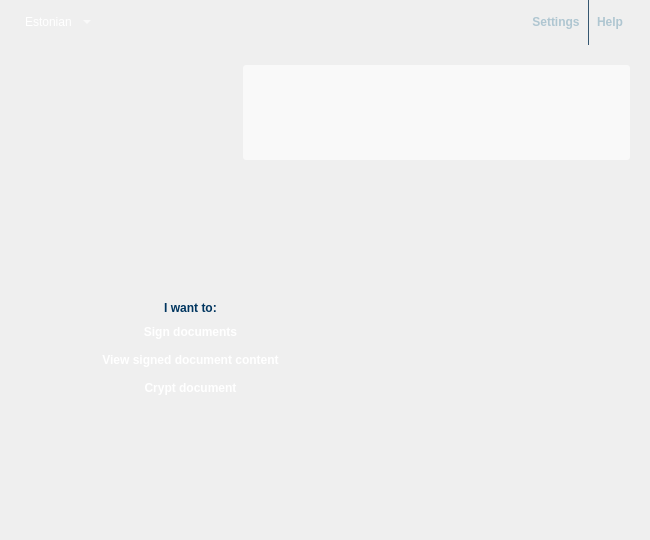
<?xml version="1.0" encoding="UTF-8"?>
<ui version="4.0">
 <class>MainWindow</class>
 <widget class="QWidget" name="MainWindow">
  <property name="geometry">
   <rect>
    <x>0</x>
    <y>0</y>
    <width>650</width>
    <height>540</height>
   </rect>
  </property>
  <property name="sizePolicy">
   <sizepolicy hsizetype="Fixed" vsizetype="Fixed">
    <horstretch>0</horstretch>
    <verstretch>0</verstretch>
   </sizepolicy>
  </property>
  <property name="minimumSize">
   <size>
    <width>650</width>
    <height>540</height>
   </size>
  </property>
  <property name="maximumSize">
   <size>
    <width>650</width>
    <height>540</height>
   </size>
  </property>
  <property name="acceptDrops">
   <bool>true</bool>
  </property>
  <property name="windowTitle">
   <string>DigiDoc client</string>
  </property>
  <property name="windowIcon">
   <iconset resource="../rc/qdigidocclient.qrc">
    <normaloff>:/images/digidoc_icon_48x48.png</normaloff>:/images/digidoc_icon_48x48.png</iconset>
  </property>
  <property name="styleSheet">
   <string notr="true">/* fonts */
QWidget
{ color: #355670; }
QPushButton, #languages
{ color: white; }
#homeButtonLabel,
#viewContentLabel, #viewSignaturesLabel,
#signContentLabel, #signSigner, #signSignerLabel
{ color: rgba(0, 53, 95, 255); }
#settings, #help
{ color: #afc6d1; }

/* backgrounds */
#languages, #settings, #help, #headerLine,
#home, #intro, #sign, #view,
#signContentView, #viewContentView,
#viewSignatures, #viewSignaturesScroll
{ background-color: transparent; }

/* widgets */
QPushButton
{
background-color: qlineargradient(x1: 0, y1: 0, x2: 0, y2: 1,
 stop: 0 rgba(64, 106, 158, 255), stop: 0.75 rgba(0, 53, 95, 255));
border: 0px;
border-radius: 2px;
padding: 4px 7px;
}
QComboBox
{ border: 0px; }

QPushButton:hover
{}
/* customization */
#background
{ background-image: url(&quot;:/images/background.png&quot;); }
#languages::down-arrow
{ image: url(&quot;:/images/images/languages_button.png&quot;); }
#info
{
border-radius: 3px;
background-color: rgba( 255, 255, 255, 153 );
padding: 10px;
}</string>
  </property>
  <layout class="QVBoxLayout" name="MainLayout">
   <property name="spacing">
    <number>0</number>
   </property>
   <property name="margin">
    <number>0</number>
   </property>
   <item>
    <widget class="QFrame" name="background">
     <layout class="QVBoxLayout" name="backgroundLayout">
      <property name="spacing">
       <number>0</number>
      </property>
      <property name="leftMargin">
       <number>20</number>
      </property>
      <property name="topMargin">
       <number>0</number>
      </property>
      <property name="rightMargin">
       <number>20</number>
      </property>
      <property name="bottomMargin">
       <number>20</number>
      </property>
      <item>
       <layout class="QHBoxLayout" name="headerLayout">
        <item>
         <widget class="QComboBox" name="languages">
          <property name="sizeAdjustPolicy">
           <enum>QComboBox::AdjustToContents</enum>
          </property>
          <item>
           <property name="text">
            <string>Estonian</string>
           </property>
          </item>
          <item>
           <property name="text">
            <string>English</string>
           </property>
          </item>
          <item>
           <property name="text">
            <string>Russian</string>
           </property>
          </item>
          <item>
           <property name="text">
            <string>German</string>
           </property>
          </item>
          <item>
           <property name="text">
            <string>Latvian</string>
           </property>
          </item>
          <item>
           <property name="text">
            <string>Lithuanian</string>
           </property>
          </item>
         </widget>
        </item>
        <item>
         <spacer name="headerFrameSpacer">
          <property name="orientation">
           <enum>Qt::Horizontal</enum>
          </property>
          <property name="sizeHint" stdset="0">
           <size>
            <width>0</width>
            <height>45</height>
           </size>
          </property>
         </spacer>
        </item>
        <item>
         <widget class="QPushButton" name="settings">
          <property name="font">
           <font>
            <weight>75</weight>
            <bold>true</bold>
           </font>
          </property>
          <property name="text">
           <string>Settings</string>
          </property>
          <property name="flat">
           <bool>true</bool>
          </property>
         </widget>
        </item>
        <item>
         <widget class="Line" name="headerLine">
          <property name="frameShadow">
           <enum>QFrame::Plain</enum>
          </property>
          <property name="orientation">
           <enum>Qt::Vertical</enum>
          </property>
         </widget>
        </item>
        <item>
         <widget class="QPushButton" name="help">
          <property name="font">
           <font>
            <weight>75</weight>
            <bold>true</bold>
           </font>
          </property>
          <property name="text">
           <string>Help</string>
          </property>
          <property name="flat">
           <bool>true</bool>
          </property>
         </widget>
        </item>
       </layout>
      </item>
      <item>
       <layout class="QHBoxLayout" name="infoLayout">
        <property name="topMargin">
         <number>20</number>
        </property>
        <property name="bottomMargin">
         <number>20</number>
        </property>
        <item>
         <spacer name="infoSpacer">
          <property name="orientation">
           <enum>Qt::Horizontal</enum>
          </property>
          <property name="sizeHint" stdset="0">
           <size>
            <width>0</width>
            <height>0</height>
           </size>
          </property>
         </spacer>
        </item>
        <item>
         <widget class="QLabel" name="info">
          <property name="minimumSize">
           <size>
            <width>387</width>
            <height>95</height>
           </size>
          </property>
          <property name="maximumSize">
           <size>
            <width>387</width>
            <height>95</height>
           </size>
          </property>
          <property name="font">
           <font>
            <weight>75</weight>
            <bold>true</bold>
           </font>
          </property>
         </widget>
        </item>
       </layout>
      </item>
      <item>
       <widget class="QStackedWidget" name="stack">
        <property name="currentIndex">
         <number>0</number>
        </property>
        <widget class="QWidget" name="home">
         <layout class="QVBoxLayout" name="homeLayout">
          <property name="leftMargin">
           <number>75</number>
          </property>
          <property name="topMargin">
           <number>0</number>
          </property>
          <property name="rightMargin">
           <number>75</number>
          </property>
          <property name="bottomMargin">
           <number>0</number>
          </property>
          <item>
           <spacer name="homeBottomlSpacer">
            <property name="orientation">
             <enum>Qt::Vertical</enum>
            </property>
            <property name="sizeHint" stdset="0">
             <size>
              <width>0</width>
              <height>0</height>
             </size>
            </property>
           </spacer>
          </item>
          <item>
           <layout class="QGridLayout" name="homeButtonLayout">
            <item row="0" column="0">
             <widget class="QLabel" name="homeButtonLabel">
              <property name="styleSheet">
               <string notr="true">font-weight: bold;</string>
              </property>
              <property name="text">
               <string>I want to:</string>
              </property>
              <property name="alignment">
               <set>Qt::AlignCenter</set>
              </property>
             </widget>
            </item>
            <item row="0" column="1">
             <spacer name="homeButtonSpacer">
              <property name="orientation">
               <enum>Qt::Horizontal</enum>
              </property>
              <property name="sizeHint" stdset="0">
               <size>
                <width>0</width>
                <height>0</height>
               </size>
              </property>
             </spacer>
            </item>
            <item row="1" column="0">
             <widget class="QPushButton" name="homeSign">
              <property name="font">
               <font>
                <weight>75</weight>
                <bold>true</bold>
               </font>
              </property>
              <property name="text">
               <string>Sign documents</string>
              </property>
             </widget>
            </item>
            <item row="2" column="0">
             <widget class="QPushButton" name="homeView">
              <property name="font">
               <font>
                <weight>75</weight>
                <bold>true</bold>
               </font>
              </property>
              <property name="text">
               <string>View signed document content</string>
              </property>
             </widget>
            </item>
            <item row="3" column="0">
             <widget class="QPushButton" name="homeCrypt">
              <property name="font">
               <font>
                <weight>75</weight>
                <bold>true</bold>
               </font>
              </property>
              <property name="text">
               <string>Crypt document</string>
              </property>
             </widget>
            </item>
           </layout>
          </item>
          <item>
           <spacer name="homeTopSpacer">
            <property name="orientation">
             <enum>Qt::Vertical</enum>
            </property>
            <property name="sizeHint" stdset="0">
             <size>
              <width>0</width>
              <height>0</height>
             </size>
            </property>
           </spacer>
          </item>
         </layout>
        </widget>
        <widget class="QWidget" name="intro">
         <layout class="QVBoxLayout" name="introLayout">
          <property name="margin">
           <number>0</number>
          </property>
          <item>
           <widget class="QLabel" name="introContent">
            <property name="text">
             <string>&lt;!DOCTYPE HTML PUBLIC &quot;-//W3C//DTD HTML 4.0//EN&quot; &quot;http://www.w3.org/TR/REC-html40/strict.dtd&quot;&gt;
&lt;html&gt;&lt;head&gt;&lt;meta name=&quot;qrichtext&quot; content=&quot;1&quot; /&gt;&lt;style type=&quot;text/css&quot;&gt;
p, li { white-space: pre-wrap; }
&lt;/style&gt;&lt;/head&gt;&lt;body style=&quot; font-family:'Arial Baltic'; font-weight:400; font-style:normal;&quot;&gt;
&lt;p style=&quot; margin-top:0px; margin-bottom:0px; margin-left:0px; margin-right:0px; -qt-block-indent:0; text-indent:0px;&quot;&gt;Dokumendi allakirjutamine.&lt;/p&gt;
&lt;p style=&quot;-qt-paragraph-type:empty; margin-top:0px; margin-bottom:0px; margin-left:0px; margin-right:0px; -qt-block-indent:0; text-indent:0px;&quot;&gt;&lt;/p&gt;
&lt;p style=&quot; margin-top:0px; margin-bottom:0px; margin-left:0px; margin-right:0px; -qt-block-indent:0; text-indent:0px;&quot;&gt;Digitaalallkiri on samaväärne füüsilise allkirjaga. Digitaalallkirja andmiseks on vajalik ID-kaart, millel on kehtiv ja kasutatav allkirja sertifikaat.&lt;/p&gt;
&lt;p style=&quot;-qt-paragraph-type:empty; margin-top:0px; margin-bottom:0px; margin-left:0px; margin-right:0px; -qt-block-indent:0; text-indent:0px;&quot;&gt;&lt;/p&gt;
&lt;p style=&quot; margin-top:0px; margin-bottom:0px; margin-left:0px; margin-right:0px; -qt-block-indent:0; text-indent:0px;&quot;&gt;Dokumendi allakirjutamisel on vajalik PIN2 kood.&lt;/p&gt;
&lt;p style=&quot;-qt-paragraph-type:empty; margin-top:0px; margin-bottom:0px; margin-left:0px; margin-right:0px; -qt-block-indent:0; text-indent:0px;&quot;&gt;&lt;/p&gt;
&lt;p style=&quot; margin-top:0px; margin-bottom:0px; margin-left:0px; margin-right:0px; -qt-block-indent:0; text-indent:0px;&quot;&gt;Digitaalallkirja andmiseks on vajalik interneti ühendus.&lt;/p&gt;&lt;/body&gt;&lt;/html&gt;</string>
            </property>
            <property name="wordWrap">
             <bool>true</bool>
            </property>
           </widget>
          </item>
          <item>
           <spacer name="introSpacer">
            <property name="orientation">
             <enum>Qt::Vertical</enum>
            </property>
            <property name="sizeHint" stdset="0">
             <size>
              <width>0</width>
              <height>0</height>
             </size>
            </property>
           </spacer>
          </item>
          <item>
           <layout class="QHBoxLayout" name="introButtonLayout">
            <item>
             <widget class="QCheckBox" name="introCheck">
              <property name="text">
               <string>Skip this intro</string>
              </property>
             </widget>
            </item>
            <item>
             <spacer name="introButtonSpacer">
              <property name="orientation">
               <enum>Qt::Horizontal</enum>
              </property>
              <property name="sizeHint" stdset="0">
               <size>
                <width>0</width>
                <height>0</height>
               </size>
              </property>
             </spacer>
            </item>
            <item>
             <widget class="QPushButton" name="introBack">
              <property name="text">
               <string>Cancel</string>
              </property>
             </widget>
            </item>
            <item>
             <widget class="QPushButton" name="introNext">
              <property name="text">
               <string>Next</string>
              </property>
             </widget>
            </item>
           </layout>
          </item>
         </layout>
        </widget>
        <widget class="QWidget" name="sign">
         <layout class="QGridLayout" name="signLayout">
          <property name="margin">
           <number>0</number>
          </property>
          <item row="0" column="0">
           <layout class="QHBoxLayout" name="signContentButtonsLayout">
            <item>
             <widget class="QPushButton" name="signAddFile">
              <property name="text">
               <string>Add file</string>
              </property>
             </widget>
            </item>
            <item>
             <widget class="QPushButton" name="signSaveAs">
              <property name="text">
               <string>Save files to disk</string>
              </property>
             </widget>
            </item>
            <item>
             <widget class="QPushButton" name="signRemoveFile">
              <property name="text">
               <string>Remove checked files</string>
              </property>
             </widget>
            </item>
            <item>
             <spacer name="signDocsSpacer">
              <property name="orientation">
               <enum>Qt::Horizontal</enum>
              </property>
              <property name="sizeHint" stdset="0">
               <size>
                <width>0</width>
                <height>0</height>
               </size>
              </property>
             </spacer>
            </item>
           </layout>
          </item>
          <item row="0" column="1">
           <widget class="QLabel" name="signSignerLabel">
            <property name="font">
             <font>
              <weight>75</weight>
              <bold>true</bold>
             </font>
            </property>
            <property name="text">
             <string>Signature</string>
            </property>
           </widget>
          </item>
          <item row="1" column="0">
           <widget class="QLabel" name="signContentLabel">
            <property name="font">
             <font>
              <weight>75</weight>
              <bold>true</bold>
             </font>
            </property>
            <property name="text">
             <string>Container content:</string>
            </property>
            <property name="alignment">
             <set>Qt::AlignCenter</set>
            </property>
           </widget>
          </item>
          <item row="1" column="1">
           <widget class="QLabel" name="signSigner">
            <property name="styleSheet">
             <string notr="true">font-weight: bold;</string>
            </property>
           </widget>
          </item>
          <item row="2" column="0">
           <widget class="QTreeWidget" name="signContentView">
            <property name="frameShape">
             <enum>QFrame::NoFrame</enum>
            </property>
            <property name="horizontalScrollBarPolicy">
             <enum>Qt::ScrollBarAlwaysOff</enum>
            </property>
            <property name="rootIsDecorated">
             <bool>false</bool>
            </property>
            <property name="headerHidden">
             <bool>true</bool>
            </property>
            <property name="columnCount">
             <number>2</number>
            </property>
            <column>
             <property name="text">
              <string>Filename</string>
             </property>
            </column>
            <column>
             <property name="text">
              <string>Size</string>
             </property>
            </column>
           </widget>
          </item>
          <item row="2" column="1">
           <layout class="QGridLayout" name="signSignerLayout">
            <item row="0" column="0">
             <widget class="QLabel" name="signRoleLabel">
              <property name="font">
               <font>
                <weight>75</weight>
                <bold>true</bold>
               </font>
              </property>
              <property name="text">
               <string>Role</string>
              </property>
             </widget>
            </item>
            <item row="0" column="1">
             <widget class="QLineEdit" name="signRoleInput"/>
            </item>
            <item row="1" column="0">
             <widget class="QLabel" name="signResolutionLabel">
              <property name="font">
               <font>
                <weight>75</weight>
                <bold>true</bold>
               </font>
              </property>
              <property name="text">
               <string>Resolution</string>
              </property>
             </widget>
            </item>
            <item row="1" column="1">
             <widget class="QLineEdit" name="signResolutionInput"/>
            </item>
            <item row="2" column="0">
             <widget class="QLabel" name="signLocationLabel">
              <property name="font">
               <font>
                <weight>75</weight>
                <bold>true</bold>
               </font>
              </property>
              <property name="text">
               <string>Location</string>
              </property>
             </widget>
            </item>
            <item row="3" column="0">
             <widget class="QLabel" name="signCityLabel">
              <property name="font">
               <font>
                <weight>75</weight>
                <bold>true</bold>
               </font>
              </property>
              <property name="text">
               <string>City</string>
              </property>
             </widget>
            </item>
            <item row="3" column="1">
             <widget class="QLineEdit" name="signCityInput"/>
            </item>
            <item row="4" column="0">
             <widget class="QLabel" name="signStateLabel">
              <property name="font">
               <font>
                <weight>75</weight>
                <bold>true</bold>
               </font>
              </property>
              <property name="text">
               <string>State</string>
              </property>
             </widget>
            </item>
            <item row="4" column="1">
             <widget class="QLineEdit" name="signStateInput"/>
            </item>
            <item row="5" column="0">
             <widget class="QLabel" name="signCountryLabel">
              <property name="font">
               <font>
                <weight>75</weight>
                <bold>true</bold>
               </font>
              </property>
              <property name="text">
               <string>Country</string>
              </property>
             </widget>
            </item>
            <item row="5" column="1">
             <widget class="QLineEdit" name="signCountryInput"/>
            </item>
            <item row="6" column="0">
             <widget class="QLabel" name="signZipLabel">
              <property name="font">
               <font>
                <weight>75</weight>
                <bold>true</bold>
               </font>
              </property>
              <property name="text">
               <string>Zip</string>
              </property>
             </widget>
            </item>
            <item row="6" column="1">
             <widget class="QLineEdit" name="signZipInput"/>
            </item>
            <item row="7" column="1">
             <spacer name="signSignerSpacer">
              <property name="orientation">
               <enum>Qt::Vertical</enum>
              </property>
              <property name="sizeHint" stdset="0">
               <size>
                <width>0</width>
                <height>0</height>
               </size>
              </property>
             </spacer>
            </item>
           </layout>
          </item>
          <item row="3" column="0" colspan="2">
           <layout class="QHBoxLayout" name="signButtonLayout">
            <item>
             <spacer name="signButtonSpacer">
              <property name="orientation">
               <enum>Qt::Horizontal</enum>
              </property>
              <property name="sizeHint" stdset="0">
               <size>
                <width>0</width>
                <height>0</height>
               </size>
              </property>
             </spacer>
            </item>
            <item>
             <widget class="QPushButton" name="signCancel">
              <property name="text">
               <string>Cancel</string>
              </property>
             </widget>
            </item>
            <item>
             <widget class="QPushButton" name="signSign">
              <property name="text">
               <string>Sign</string>
              </property>
             </widget>
            </item>
            <item>
             <widget class="QPushButton" name="signSignMobile">
              <property name="text">
               <string>Sign with Mobile-ID</string>
              </property>
             </widget>
            </item>
           </layout>
          </item>
         </layout>
        </widget>
        <widget class="QWidget" name="view">
         <layout class="QGridLayout" name="viewLayout">
          <property name="margin">
           <number>0</number>
          </property>
          <item row="8" column="1">
           <layout class="QHBoxLayout" name="viewPrintLayout">
            <item>
             <widget class="QPushButton" name="viewPrint">
              <property name="text">
               <string>Print signature summary</string>
              </property>
             </widget>
            </item>
            <item>
             <spacer name="viewPrintSpacer">
              <property name="orientation">
               <enum>Qt::Horizontal</enum>
              </property>
              <property name="sizeHint" stdset="0">
               <size>
                <width>0</width>
                <height>0</height>
               </size>
              </property>
             </spacer>
            </item>
           </layout>
          </item>
          <item row="10" column="0" colspan="2">
           <layout class="QHBoxLayout" name="viewButtonsLayout">
            <item>
             <spacer name="viewButtonsSpacer">
              <property name="orientation">
               <enum>Qt::Horizontal</enum>
              </property>
              <property name="sizeHint" stdset="0">
               <size>
                <width>0</width>
                <height>0</height>
               </size>
              </property>
             </spacer>
            </item>
            <item>
             <widget class="QPushButton" name="viewAddSignature">
              <property name="text">
               <string>Add signature</string>
              </property>
             </widget>
            </item>
            <item>
             <widget class="QPushButton" name="viewClose">
              <property name="text">
               <string>Close container</string>
              </property>
             </widget>
            </item>
            <item>
             <widget class="QPushButton" name="viewCrypt">
              <property name="text">
               <string>Crypt document</string>
              </property>
             </widget>
            </item>
           </layout>
          </item>
          <item row="0" column="0" colspan="2">
           <widget class="QLabel" name="viewFileName"/>
          </item>
          <item row="1" column="0" colspan="2">
           <widget class="QLabel" name="viewFileStatus"/>
          </item>
          <item row="8" column="0">
           <layout class="QHBoxLayout" name="viewEmailLayout">
            <item>
             <widget class="QPushButton" name="viewEmail">
              <property name="text">
               <string>Send container to email</string>
              </property>
             </widget>
            </item>
            <item>
             <spacer name="viewEmailSpacer">
              <property name="orientation">
               <enum>Qt::Horizontal</enum>
              </property>
              <property name="sizeHint" stdset="0">
               <size>
                <width>0</width>
                <height>0</height>
               </size>
              </property>
             </spacer>
            </item>
           </layout>
          </item>
          <item row="4" column="0">
           <layout class="QHBoxLayout" name="viewSaveAsLayout">
            <item>
             <widget class="QPushButton" name="viewSaveAs">
              <property name="text">
               <string>Save files to disk</string>
              </property>
             </widget>
            </item>
            <item>
             <spacer name="viewSaveAsSpacer">
              <property name="orientation">
               <enum>Qt::Horizontal</enum>
              </property>
              <property name="sizeHint" stdset="0">
               <size>
                <width>0</width>
                <height>0</height>
               </size>
              </property>
             </spacer>
            </item>
           </layout>
          </item>
          <item row="6" column="0">
           <widget class="QTreeWidget" name="viewContentView">
            <property name="frameShape">
             <enum>QFrame::NoFrame</enum>
            </property>
            <property name="horizontalScrollBarPolicy">
             <enum>Qt::ScrollBarAlwaysOff</enum>
            </property>
            <property name="rootIsDecorated">
             <bool>false</bool>
            </property>
            <property name="headerHidden">
             <bool>true</bool>
            </property>
            <property name="columnCount">
             <number>2</number>
            </property>
            <column>
             <property name="text">
              <string>Filename</string>
             </property>
            </column>
            <column>
             <property name="text">
              <string>Size</string>
             </property>
            </column>
           </widget>
          </item>
          <item row="5" column="1" rowspan="2">
           <widget class="QScrollArea" name="viewSignaturesScroll">
            <property name="frameShape">
             <enum>QFrame::NoFrame</enum>
            </property>
            <property name="horizontalScrollBarPolicy">
             <enum>Qt::ScrollBarAlwaysOff</enum>
            </property>
            <property name="widgetResizable">
             <bool>true</bool>
            </property>
            <widget class="QWidget" name="viewSignatures">
             <property name="geometry">
              <rect>
               <x>0</x>
               <y>0</y>
               <width>302</width>
               <height>178</height>
              </rect>
             </property>
             <layout class="QVBoxLayout" name="viewSignaturesLayout">
              <item>
               <spacer name="viewSignaturesSpacer">
                <property name="orientation">
                 <enum>Qt::Vertical</enum>
                </property>
                <property name="sizeHint" stdset="0">
                 <size>
                  <width>0</width>
                  <height>0</height>
                 </size>
                </property>
               </spacer>
              </item>
             </layout>
            </widget>
           </widget>
          </item>
          <item row="5" column="0">
           <widget class="QLabel" name="viewContentLabel">
            <property name="font">
             <font>
              <weight>75</weight>
              <bold>true</bold>
             </font>
            </property>
            <property name="text">
             <string>Container content:</string>
            </property>
            <property name="alignment">
             <set>Qt::AlignCenter</set>
            </property>
           </widget>
          </item>
          <item row="4" column="1">
           <widget class="QLabel" name="viewSignaturesLabel">
            <property name="font">
             <font>
              <weight>75</weight>
              <bold>true</bold>
             </font>
            </property>
            <property name="text">
             <string>Signatures</string>
            </property>
           </widget>
          </item>
          <item row="9" column="0">
           <layout class="QHBoxLayout" name="viewBrowseLayout">
            <item>
             <widget class="QPushButton" name="viewBrowse">
              <property name="text">
               <string>Browse container location</string>
              </property>
             </widget>
            </item>
            <item>
             <spacer name="viewBrowseSpacer">
              <property name="orientation">
               <enum>Qt::Horizontal</enum>
              </property>
              <property name="sizeHint" stdset="0">
               <size>
                <width>40</width>
                <height>20</height>
               </size>
              </property>
             </spacer>
            </item>
           </layout>
          </item>
         </layout>
        </widget>
       </widget>
      </item>
     </layout>
    </widget>
   </item>
  </layout>
 </widget>
 <resources>
  <include location="../rc/qdigidocclient.qrc"/>
 </resources>
 <connections/>
</ui>
